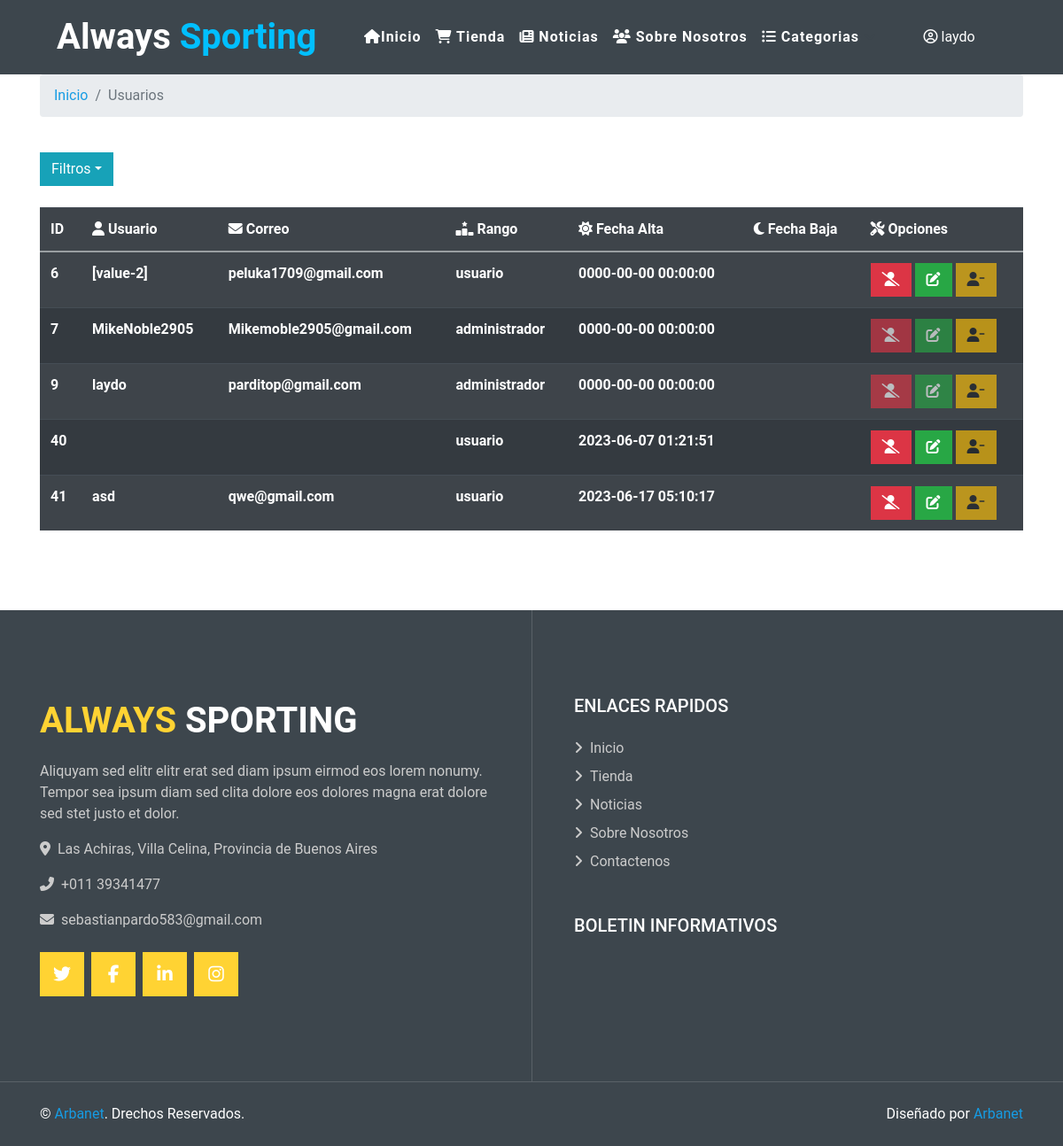
The page /lista_usu.php (signed in) on the database its author committed.
### tables this page shows
CREATE TABLE `usuarios` (
  `id` int(11) UNSIGNED NOT NULL,
  `user_name` varchar(50) NOT NULL,
  `contra` varchar(100) NOT NULL,
  `email` varchar(50) NOT NULL,
  `rol` int(11) NOT NULL,
  `fecha_alta` datetime NOT NULL,
  `fecha_baja` datetime DEFAULT NULL,
  `descrip` varchar(500) NOT NULL DEFAULT 'Sin Descripcion',
  `foto` varchar(2000) NOT NULL
);

CREATE TABLE `roles` (
  `id_rol` int(11) UNSIGNED NOT NULL,
  `rol` varchar(50) NOT NULL
);

### lista_usu.php (called while the page is built, shortened)
<?php
require_once "includes/config.php";
$sql= "SELECT * FROM usuarios INNER JOIN roles ON usuarios.rol = roles.id_rol";
$res = mysqli_query($conn, $sql);
$list_usser = mysqli_fetch_all($res, MYSQLI_ASSOC);
require_once "views/layout.php";

### views/lista_usu.php (the view, shortened to what this page needs)
<link href="css/style.css" rel="stylesheet">
<div class="container">
    <nav aria-label="breadcrumb">
        <ol class="breadcrumb">
            <li class="breadcrumb-item"><a href="index.php" class="link-info" style="text-decoration: none;">Inicio</a></li>
            <li class="breadcrumb-item active" aria-current="page"><a class="link-dark" style="text-decoration: none;">Usuarios</a></li>
        </ol>
    </nav>
</div>
<br>
<div class="container">
    <button type="button" class="btn btn-info dropdown-toggle" data-toggle="dropdown" > Filtros<span class="caret"></span></button>&nbsp;&nbsp;
</div>
<br>
<div class="container">
    <table class="table table-dark table-striped">
        <tr>
            <th> ID </th>
            <th><i class="fa-solid fa-user"></i> Usuario </th>
            <th><i class="fa-solid fa-envelope"></i> Correo </th>
            <th><i class="fa-solid fa-ranking-star"></i> Rango </th>
            <th><i class="fa-solid fa-sun"></i> Fecha Alta </th>
            <th><i class="fa-solid fa-moon"></i> Fecha Baja </th>
            <th><i class="fa-solid fa-screwdriver-wrench" ></i> Opciones </th>
        </tr>
        <tbody>
            <?php foreach ($list_usser as $usser) {
                if ($_SESSION['usuario']['rol'] > 1) {
            ?>
                    <tr>
                        <th><?php echo $usser['id']; ?></th>
                        <th><?php echo $usser['user_name']; ?></th>
                        <th><?php echo $usser['email']; ?></th>
                        <th><?php echo $usser['rol']; ?></th>
                        <th><?php echo $usser['fecha_alta']; ?></th>
                        <th><?php echo $usser['fecha_baja']; ?></th>
                        <td>
                            <a class="btn btn-danger <?php echo $usser['rol'] == "administrador" ? 'disabled' : '' ?>" href="listas_opciones_usu.php?id=<?php echo $usser['id'] ?>" data-toggle="tooltip" data-placement="top" title="Eliminar"><i class="fa-solid fa-user-slash" ></i></a>
                            <a class="btn btn-success <?php echo $usser['rol'] == "moderador" ? 'disabled' : '' ?><?php echo $usser['rol'] == "administrador" ? 'disabled' : '' ?>" href="listas_opciones_usu.php?mod=<?php echo $usser['id'] ?>" data-toggle="tooltip" data-placement="top" title="Asender"><i class="fas fa-edit" ></i></a>
                            <a class="btn btn-warning <?php echo $usser['rol'] == "administrador" ? 'disabled' : '' ?><?php echo $usser['rol'] == "usuario" ? 'disabled' : '' ?>" href="listas_opciones_usu.php?id_reset=<?php echo $usser['id'] ?>" data-toggle="tooltip" data-placement="top" title="Desender"><i class="fa-solid fa-user-minus"></i></a>
                        </td>
                <?php }
            } ?>
                    </tr>
        </tbody>
    </table>
</div>

### views/layout.php (shortened to what this page needs)
<!DOCTYPE html>
<html lang="en">
<head>
  <link href="css/seeker.css" rel="stylesheet">
  <link rel="stylesheet" href="https://stackpath.bootstrapcdn.com/bootstrap/4.1.3/css/bootstrap.min.css">
  <link href="lib/animates/SuperTux.min.css" rel="stylesheet">
  <link href="lib/tempusdominus/css/tempusdominus-bootstrap-4.min.css" rel="stylesheet" />
  <link href="css/naruto.css" rel="stylesheet">
  <link href="css/styles.min.css" rel="stylesheet">
  <link href="css/xd.css" rel="stylesheet">
</head>
<body>
  <header>
    <?php require_once "navbar.php"; ?>
  </header>
  <?php
  $section = (isset($section)) ? $section : 'home';
  require_once $section . '.php';
  ?>
  <footer>
    <?php require_once "footer.php"; ?>
</body>
</html>

### views/navbar.php (shortened to what this page needs)
<div class="container-fluid p-0">
     <nav class="navbar navbar-expand-lg bg-dark navbar-light py-3 py-lg-0 px-lg-5">
         <a href="index.php" class="navbar-brand ml-lg-3">
             <h1 class="m-0 " color="Deepskyblue"><span class="text-white">Always</span>
                 <font color="00BFFF">Sporting</font>
             </h1>
         </a>
         <div class="collapse navbar-collapse justify-content-between px-lg-3" id="navbarCollapse">
             <div class="navbar-nav m-auto py-0">
                 <a href="index.php" style="color: white;" onMouseover="this.style.color='Deepskyblue'" onMouseout="this.style.color='white'" class=" nav-link "><i class="fa-solid fa-house"> </i>Inicio</a>
                 <a href="shop.php" style="color: white;" onMouseover="this.style.color='Deepskyblue'" onMouseout="this.style.color='white'" class=" nav-link "><i class="fa-solid fa-cart-shopping"></i> Tienda</a>
                 <a href="noticias.php" style="color: white;" onMouseover="this.style.color='Deepskyblue'" onMouseout="this.style.color='white'" class=" nav-link "><i class="fa-solid fa-newspaper"></i> Noticias</a>
                     <a href="about_us.php" style="color: white;" onMouseover="this.style.color='Deepskyblue'" onMouseout="this.style.color='white'" class=" nav-link "><i class="fa-solid fa-users"></i>
                         Sobre Nosotros</a>
                     <div class="nav-item dropdown">
                         <a href="#" style="color: white;" onMouseover="this.style.color='Deepskyblue'" onMouseout="this.style.color='white'" class="nav-link  dropdown-toggle" data-toggle="dropdown"><i class="fa-solid fa-list-ul"></i> Categorias <i class="fa fa-angle-down text-dark"></i>
                         </a>
                     </div>
             </div>
             <?php
             if (isset($_SESSION['usuario'])) {
             ?>
                 <div class="nav-item dropdown col-lg-2">
                     <a href="#" style="outline:none;" onMouseover="this.style.color='white'" onMouseout="this.style.color='white'" class="nav-link text-white dropdown-toggle" data-toggle="dropdown"><i class="fa-regular fa-circle-user"></i>
                         <?php echo $_SESSION['usuario']['user_name']; ?>
                     </a>
                 </div>
             <?php } ?>
         </div>
     </nav>
 </div>

### views/footer.php (shortened to what this page needs)
   <link href="css/style.css" rel="stylesheet">
   <div class="footer container-fluid position-relative bg-dark py-5" style="margin-top: 90px;">
        <div class="container pt-5">
            <div class="row">
                <div class="col-lg-6 pr-lg-5 mb-5">
                    <a href="index.php" class="navbar-brand">
                        <h1 class="mb-3 text-white"><span class="text-primary">ALWAYS</span> SPORTING</h1>
                    </a>
                    <p>Aliquyam sed elitr elitr erat sed diam ipsum eirmod eos lorem nonumy. Tempor sea ipsum diam  sed clita dolore eos dolores magna erat dolore sed stet justo et dolor.</p>
                    <p><i class="fa fa-map-marker-alt mr-2"></i>Las Achiras, Villa Celina, Provincia de Buenos Aires</p>
                    <p><i class="fa fa-phone-alt mr-2"></i>+011 39341477</p>
                    <p><i class="fa fa-envelope mr-2"></i>sebastianpardo583@gmail.com</p>
                    <div class="d-flex justify-content-start mt-4">
                        <a class="btn btn-lg btn-primary btn-lg-square mr-2" href="#"><i class="fab fa-twitter"></i></a>
                        <a class="btn btn-lg btn-primary btn-lg-square mr-2" href="#"><i class="fab fa-facebook-f"></i></a>
                        <a class="btn btn-lg btn-primary btn-lg-square mr-2" href="#"><i class="fab fa-linkedin-in"></i></a>
                        <a class="btn btn-lg btn-primary btn-lg-square" href="#"><i class="fab fa-instagram"></i></a>
                    </div>
                </div>
                <div class="col-lg-6 pl-lg-5">
                    <div class="row">
                        <div class="col-sm-6 mb-5">
                            <h5 class="text-white text-uppercase mb-4">Enlaces Rapidos</h5>
                            <div class="d-flex flex-column justify-content-start">
                                <a class="text-white-50 mb-2" href="index.php"><i class="fa fa-angle-right mr-2"></i>Inicio</a>
                                <a class="text-white-50 mb-2" href="shop.php"><i class="fa fa-angle-right mr-2"></i>Tienda</a>
                                <a class="text-white-50 mb-2" href="noticias.php"><i class="fa fa-angle-right mr-2"></i>Noticias</a>
                                <a class="text-white-50 mb-2" href="about_us.php"><i class="fa fa-angle-right mr-2"></i>Sobre Nosotros</a>
                                <a class="text-white-50" href="mailto:sebastianpardo583@gmail.com"><i class="fa fa-angle-right mr-2"></i>Contactenos</a>
                            </div>
                        </div>
                        <div class="col-sm-12 mb-5">
                            <h5 class="text-white text-uppercase mb-4">Boletin Informativos</h5>
                            </div>
                        </div>
                    </div>
                </div>
            </div>
        </div>
    <div class="container-fluid bg-dark text-light border-top py-4" style="border-color: rgba(256, 256, 256, .15) !important;">
        <div class="container">
            <div class="row">
                <div class="col-md-6 text-center text-md-left mb-3 mb-md-0">
                    <p class="m-0 text-white">&copy; <a href="#">Arbanet</a>. Drechos Reservados.</p>
                </div>
                <div class="col-md-6 text-center text-md-right">
                    <p class="m-0 text-white">Diseñado por <a href="https://htmlcodex.com">Arbanet</a></p>
                </div>
            </div>
        </div>
    </div>
</body>
</html>

### css/xd.css (style rules this page uses)
body,html { height: 100%; width: 100%; margin: 0; padding: 0; background: #ffffff !important; }

### rows shown on the page
usuarios: id "6", user_name "[value-2]", email "peluka1709@gmail.com", roles.rol "usuario", fecha_alta "0000-00-00 00:00:00"
usuarios: id "7", user_name "MikeNoble2905", email "Mikemoble2905@gmail.com", roles.rol "administrador", fecha_alta "0000-00-00 00:00:00"
usuarios: id "9", user_name "laydo", email "parditop@gmail.com", roles.rol "administrador", fecha_alta "0000-00-00 00:00:00"
usuarios: id "40", roles.rol "usuario", fecha_alta "2023-06-07 01:21:51"
usuarios: id "41", user_name "asd", email "qwe@gmail.com", roles.rol "usuario", fecha_alta "2023-06-17 05:10:17"

### other values the page prints
$_SESSION['usuario']['user_name'] "laydo"
